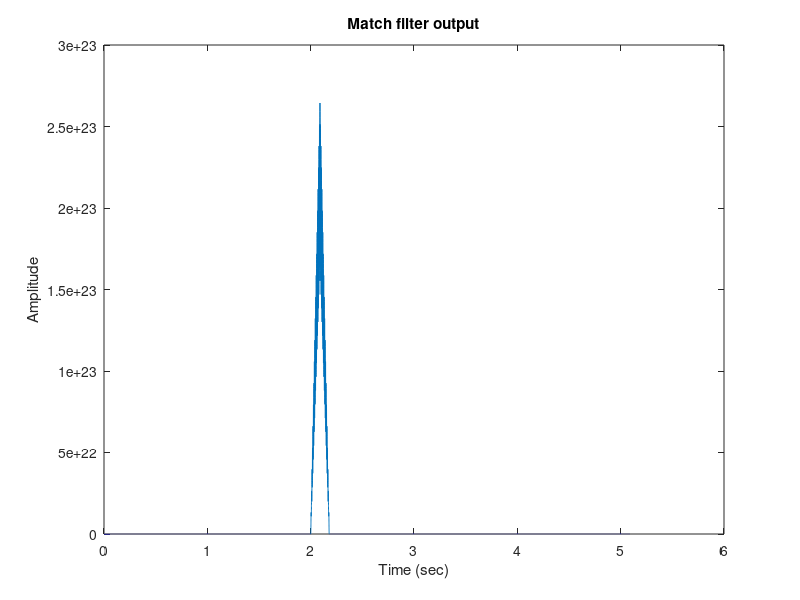

Source code (MATLAB):
%function [y] = cp(fs,number_of_peaks,Q,peak_size_percent)
    clc
    clear all;
    close all;
    
    fs=10000;
    number_of_peaks=20;
    Q=0.03;
%     peak_size_percent=1;
    
    Vin=1;
    d= 100e-9;
    D= 30e-6*1e-6;
    R=276150/number_of_peaks; 
    R1=276150;
    I=Vin/R
    resistivity= 1.176; %NaCl solution resistivity
    r= -4*resistivity*d^3/(pi*D^4)
    i= abs((r/R1^2)*Vin)
    
%     peak_size= peak_size_percent/100;
%     v=peak_size*V; %change in amplifier output voltage

    k1= 0.00027; %proportionality constant
    period= k1/Q;
    f=1/period; %frequency of signal
    
    t = 0:1/fs:(period/2)*number_of_peaks; %duration of signal
    signal_filter= abs(sin(2*pi*f*t)*i);
    t1= 0:1/fs:5; 
    I2= ones(1,length(t1))*I;
    pulse_shape= ones(1,length(t1))*0;
   
    for j=1:length(t)
        pulse_shape(j+2*fs)= abs(sin(2*pi*f*t(j))*i);
    end
   
    signal= I2+pulse_shape;
    
    noise= 2e-12*sqrt(f);
    
    noisy_signal= signal + noise*randn(1, length(t1));
    
    C=conv(noisy_signal,signal_filter);
    t2= 0:1/fs:5+(period/2)*number_of_peaks;
    
%     figure
%     subplot(2,1,1), 
%     plot(t1,signal);
%     %ylim([I-10*i,I+10*i]);
%     xlabel('Time (sec)');
%     ylabel('Amplitude'); 
%     title('Signal with different no. of peaks');
%     subplot(2,1,2), plot(t1,noisy_signal);
%     xlabel('Time (sec)');
%     ylabel('Amplitude'); 
%     title('Noisy Signal');
    
    figure
    plot(t2,C);
    xlabel('Time (sec)');
    ylabel('Amplitude'); 
    title('Match filter output');
    